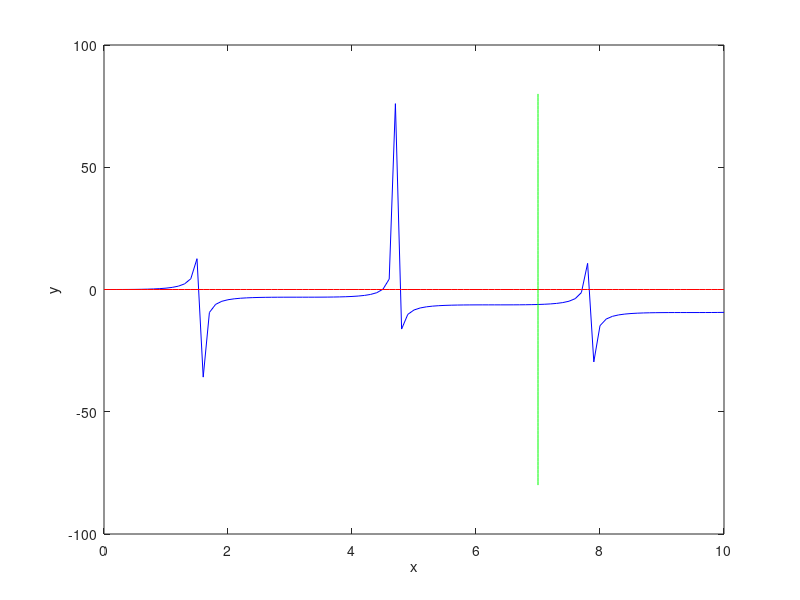

The MATLAB script that drew this image: (Note: this script raises an error after producing the figure.)
% 16-811 Fall 2019
% Emma Benjaminson
% Assignment 2
% Problem 3
% References: Dawkins, P. "Section 4-13: Newton's Method." Paul's Online Notes.
% <http://tutorial.math.lamar.edu/Classes/CalcI/NewtonsMethod.aspx> Visited
% 09/19/2019.

%% 
clc ; clear all ; close all ; 

%% Plot function to understand how it looks
% plot tan(x) - x = fx just to see what it looks like
x = 0:0.1:10 ; 
y = tan(x) - x ; 
line = zeros(length(x),1) ; 
seven = 7*ones(length(x),1) ; 
yseven = linspace(-80,80,length(x)) ; 

f = figure(1) ; 
plot(x,y,'-b') ; 
hold on
plot(x,line,'-r'); 
hold on 
plot(seven,yseven,'-g');
hold on
xlabel('x') ; ylabel('y') ; 

%% Bisection and Newton's method implementations

% write a function that takes in a starting point x0 and looks for the
% solution that converges to k decimal places. It should return xf.

% we want one solution less than 7 and one solution greater than 7 such
% that there are no other solutions in between 

% looking at the plot from above, I can see that the roots for this
% function that meet these requirements should be around x0_low = 4.5 and
% x0_high = 7.5

eps = 0.001 ; % accuracy required from bisection
k = 3 ; % number of decimal places of convergence for Newton's method

% reference point
xref = 7 ; 

[xf_low,xf_high] = bisection(xref,eps) ;

% use Newton's method to refine answer
format long
xf_low_newton = newtonmethod(xf_low,k) ; 
xf_high_newton = newtonmethod(xf_high,k) ; 

figure(f)
plot(xf_low_newton,0,'om','MarkerSize',10,'MarkerFaceColor','m') ; 
hold on 
plot(xf_high_newton,0,'om','MarkerSize',10,'MarkerFaceColor','m') ; 
hold off

% check values are very high because the roots are right near poles of the
% function, indicates I have found the roots correctly
check_low = fx(xf_low_newton) 

check_high = fx(xf_high_newton)

%% Functions

function [xf,i] = newtonmethod(x0,k)
    xn = 0 ; 
    xn1 = x0 ; 
    
    eps = 5*10^(-(k+1)) ; 
    
    i = 0 ; 
    
    while abs(xn1 - xn) > eps
        xn = xn1 ;
        xn1 = xn - (fx(xn) / fpx(xn)) ; 
        i = i + 1 ; % i = # iterations
        check = abs(xn1 - xn) ; 
    end
    
    xf = xn1 ; 
end

function y = fx(x)
    y = tan(x) - x ; 
end

function y = fpx(x)
    y = (sec(x))^2 - 1 ; 
end

function [xf_low,xf_high] = bisection(xref,eps)

    % pick bracket [a,b] s.t. a < 0 and b > 0 for xf_high 
    xah = xref - eps  ;
    xbh = xref + eps  ;
    yah = fx(xah)  ;
    ybh = fx(xbh)  ;
    
    % if the brackets are the same sign, move them until a < 0 and b > 0 
    if yah < 0 && ybh < 0 
        while ybh < 0
            xbh = xbh + eps ; 
            ybh = fx(xbh) ; 
        end
    elseif ybh > 0 && yah > 0 
        while yah > 0
            xah = xah - eps ; 
            yah = fx(xah) ; 
        end
    end
    
    % pick bracket [a,b] s.t. a > 0 and b < 0 for xf_low 
    xal = xref - eps  ;
    xbl = xref + eps  ;
    yal = fx(xal) ;
    ybl = fx(xbl) ; 
    
    % if the brackets are the same sign, move them until a > 0 and b < 0 
    if yal < 0 && ybl < 0 
        while yal < 0
            xal = xal - eps ; 
            yal = fx(xal) ; 
        end
    elseif ybl > 0 && yal > 0 
        while ybl > 0
            xbl = xbl + eps ; 
            ybl = fx(xbl) ; 
        end
    end
    
    while abs(xah - xbh) > eps
          
        % calculate midpoint (a + b)/2
        xmidh = (xah + xbh) / 2 ; 
        ymidh = fx(xmidh) ; 

        % assign midpoint to a or b depending on sign
        if ymidh > 0 && yah > 0
            xah = xmidh ; 
        elseif ymidh > 0 && ybh > 0 
            xbh = xmidh ; 
        elseif ymidh < 0 && yah < 0
            xah = xmidh ; 
        elseif ymidh < 0 && ybh < 0
            xbh = xmidh ; 
        end
        
    end
    
    xf_high = (xah + xbh) / 2 ; 
    
    while abs(xal - xbl) > eps
          
        % calculate midpoint (a + b)/2
        xmidl = (xal + xbl) / 2 ; 
        ymidl = fx(xmidl) ; 
        
        % assign midpoint to a or b depending on sign
        if ymidl > 0 && yal > 0
            xal = xmidl ; 
        elseif ymidl > 0 && ybl > 0 
            xbl = xmidl ; 
        elseif ymidl < 0 && yal < 0
            xal = xmidl ; 
        elseif ymidl < 0 && ybl < 0
            xbl = xmidl ; 
        end
        
    end
    
    xf_low = (xal + xbl) / 2 ; 
end
